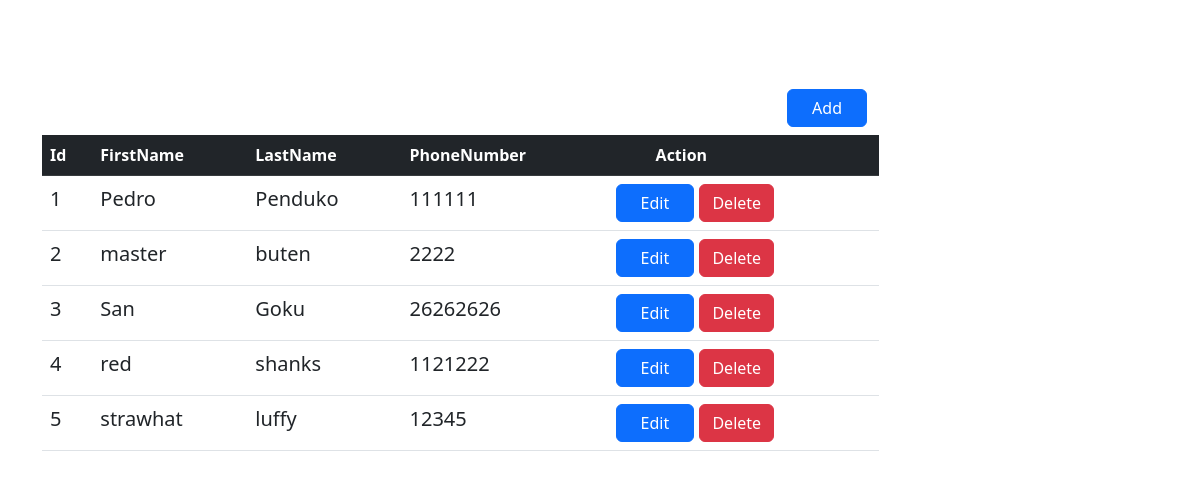
The page / on the database its author committed.
### tables this page shows
CREATE TABLE `personinfotbl` (
  `Id` int(11) NOT NULL,
  `firstname` varchar(50) NOT NULL,
  `lastname` varchar(50) NOT NULL,
  `phonenumber` varchar(15) NOT NULL
);

### includes/table.php (the view, shortened to what this page needs)
<?php
include("dbconn.php");
$query = "SELECT * FROM `personinfotbl`";
$stmt = $pdo->prepare($query);
$stmt->execute();
?>
<div class="container">
    <table class="table p-4 w-75">
        <thead class="table-dark">
            <th>Id</th>
            <th>FirstName</th>
            <th>LastName</th>
            <th>PhoneNumber</th>
            <th class="ps-5">Action</th>
        </thead>
        <tbody class="fs-5">
            <?php
            $count = 0;
            while ($row = $stmt->fetch(PDO::FETCH_ASSOC)) {
                $id = $row["Id"];
                $first_name = $row["firstname"];
                $last_name = $row['lastname'];
                $phone_number = $row["phonenumber"];
                $count++;
                echo "<tr><td>$count</td>
                      <td>$first_name</td>
                      <td>$last_name</td>
                      <td>$phone_number</td>
                      <td>
                        <a href='includes/edit.php?edit=$id' class='text-decoration-none text-light'><button type='button' class='btn btn-primary px-4  fs-6'>Edit</button></a>
                        <a href='includes/delete.php?del=$id' class='text-decoration-none text-light'><button type='button' class='btn btn-danger  fs-6'>Delete</button></a>
                      </td></tr>
                ";
            }
            ?>
        </tbody>
    </table>
</div>

### includes/header.php (shortened to what this page needs)
<!DOCTYPE html>
<html lang="en">
<head>
    <link rel="stylesheet" href="https://cdnjs.cloudflare.com/ajax/libs/bootstrap/5.2.3/css/bootstrap.min.css" />
</head>

### index.php (shortened to what this page needs)
<?php include("./includes/dbconn.php"); ?>
<?php include("includes/header.php"); ?>
<body>
    <?php include("includes/add.php") ?>
    <?php include("includes/table.php"); ?>
</body>
</html>

### includes/add.php (shortened to what this page needs)
<div class="container fluid">
    <div class="container fluid w-50" style="margin-top: 8%;">
        <div class="text-end mb-2">
            <button type="button" class="btn btn-primary px-4" data-bs-toggle="modal" data-bs-target="#exampleModal">
                Add
            </button>
        </div>
    </div>
</div>

### rows shown on the page
personinfotbl: firstname "Pedro", lastname "Penduko", phonenumber "111111"
personinfotbl: firstname "master", lastname "buten", phonenumber "2222"
personinfotbl: firstname "San", lastname "Goku", phonenumber "26262626"
personinfotbl: firstname "red", lastname "shanks", phonenumber "1121222"
personinfotbl: firstname "strawhat", lastname "luffy", phonenumber "12345"
